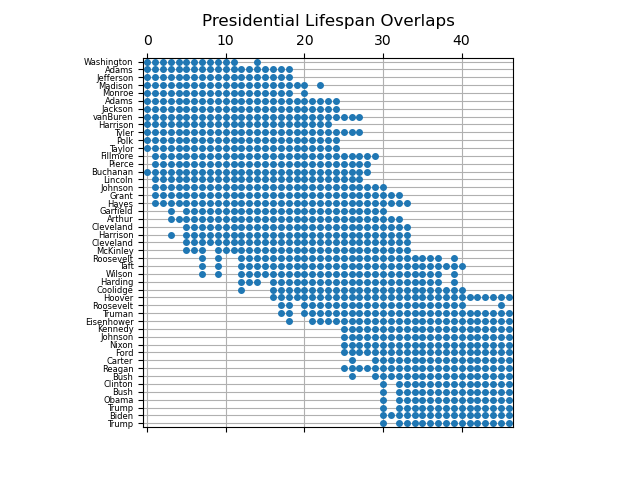

Write Python code to recreate this figure.
#! /usr/bin/env python3
#
def president_matrix_test ( ):

#*****************************************************************************80
#
## president_matrix_test() tests president_matrix().
#
#  Licensing:
#
#    This code is distributed under the MIT license. 
#
#  Modified:
#
#    05 May 2026
#
#  Author:
#
#    John Burkardt
#
  import matplotlib
  import matplotlib.pyplot as plt
  import numpy as np
  import platform

  print ( '' )
  print ( 'president_matrix_test():' )
  print ( '  matplotlib version: ' + matplotlib.__version__ )
  print ( '  numpy version:      ' + np.version.version )
  print ( '  python version:     ' + platform.python_version ( ) )
  print ( '  Test president_matrix().' )

  lastname = np.array ( [ \
    "Washington", "Adams" ,    "Jefferson", "Madison",    "Monroe", \
    "Adams",      "Jackson",   "vanBuren",  "Harrison",   "Tyler", \
    "Polk",       "Taylor",    "Fillmore",  "Pierce",     "Buchanan", \
    "Lincoln",    "Johnson",   "Grant",     "Hayes",      "Garfield", \
    "Arthur",     "Cleveland", "Harrison",  "Cleveland",  "McKinley", \
    "Roosevelt",  "Taft",      "Wilson",    "Harding",    "Coolidge", \
    "Hoover",     "Roosevelt", "Truman",    "Eisenhower", "Kennedy",  \
    "Johnson",    "Nixon",     "Ford",      "Carter",     "Reagan",  \
    "Bush",       "Clinton",   "Bush",      "Obama",      "Trump", \
    "Biden",      "Trump" ] )
#
#  Evaluate the presidential lifespan adjacency matrix.
#
  A = president_matrix ( )

  pres_num = A.shape[0]
  index = np.linspace ( 1, pres_num, pres_num ) - 1
#
#  Use spy to draw an image of the matrix.
#
  plt.spy ( A, marker = "o", markersize = 4 )
  plt.grid ( True )
  plt.yticks ( index, lastname, fontsize = 6 )
  plt.title ( 'Presidential Lifespan Overlaps' )
  filename = 'president_matrix.png'
  plt.savefig ( filename )
  print ( '  Graphics saved as "' + filename + '"' )
#
#  Terminate.
#
  print ( '' )
  print ( 'president_matrix_test():' )
  print ( '  Normal end of execution.' )

  return

def president_matrix ( ):

#*****************************************************************************80
#
## president_matrix() returns a sort of presidential "adjacency" matrix.
#
#  Discussion:
#
#    Presidents I and J are "adjacent" if there was any year in which 
#    they were both alive, that is, if their lifespans overlap.
#
#    To keep things simple, we concentrate solely on birth and death years,
#    without worrying more precisely about month and day.
#
#  Licensing:
#
#    This code is distributed under the MIT license.
#
#  Modified:
#
#    05 May 2026
#
#  Author:
#
#    John Burkardt
#
#  Output:
#
#    integer A(pres_num,pres_num): A(i,j) is 1 if presidents #i and #j 
#    have overlapping lifespans.  Otherwise, the entry is 0.
#    This defines a sort of graph adjacency matrix.
#
  import numpy as np
#
#  Year of birth for each president.
#
  b = np.array ( [ \
    1732, 1735, 1743, 1751, 1758, 1767, 1767, 1782, \
    1773, 1790, 1795, 1784, 1800, 1804, 1791, 1809, \
    1808, 1822, 1822, 1831, 1829, 1837, 1833, 1837, \
    1843, 1858, 1857, 1856, 1865, 1872, 1874, 1882, \
    1884, 1890, 1917, 1908, 1913, 1913, 1924, 1911, \
    1924, 1946, 1946, 1961, 1946, 1942, 1946 ] )
#
#  Year of death for each president.
#  Currently nondead presidents are given a nominal death date.
#
  d = np.array ( [ \
    1799, 1826, 1826, 1836, 1831, 1848, 1845, 1862, \
    1841, 1862, 1849, 1850, 1874, 1869, 1868, 1865, \
    1875, 1885, 1893, 1881, 1886, 1908, 1901, 1908, \
    1901, 1919, 1930, 1924, 1923, 1933, 1964, 1945, \
    1972, 1969, 1963, 1973, 1994, 2006, 2024, 2004, \
    2018, 2050, 2050, 2050, 2050, 2050, 2050 ] )

  pres_num = len ( b )
#
#  Define the adjacency matrix.
#  We use strict inequalities here to guarantee overlap.
#
  A = np.zeros ( [ pres_num, pres_num ] )

  for pres_i in range ( 0, pres_num ):
    for pres_j in range ( 0, pres_num ):
      if ( b[pres_i] < d[pres_j] and b[pres_j] < d[pres_i] ):
        A[pres_i,pres_j] = 1

  return A

def timestamp ( ):

#*****************************************************************************80
#
## timestamp() prints the date as a timestamp.
#
#  Licensing:
#
#    This code is distributed under the MIT license. 
#
#  Modified:
#
#    21 August 2019
#
#  Author:
#
#    John Burkardt
#
  import time

  t = time.time ( )
  print ( time.ctime ( t ) )

  return

if ( __name__ == '__main__' ):
  timestamp ( )
  president_matrix_test ( )
  timestamp ( )
